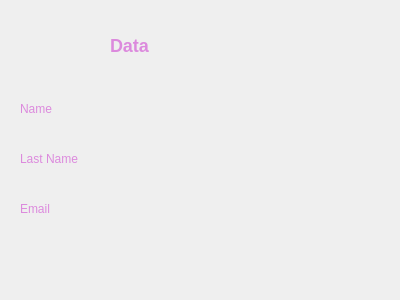
<?xml version="1.0" encoding="UTF-8"?>
<ui version="4.0">
 <class>Data_Personal</class>
 <widget class="QDialog" name="Data_Personal">
  <property name="geometry">
   <rect>
    <x>0</x>
    <y>0</y>
    <width>400</width>
    <height>300</height>
   </rect>
  </property>
  <property name="windowTitle">
   <string>Dialog</string>
  </property>
  <widget class="QLabel" name="label">
   <property name="geometry">
    <rect>
     <x>110</x>
     <y>30</y>
     <width>81</width>
     <height>31</height>
    </rect>
   </property>
   <property name="text">
    <string>&lt;html&gt;&lt;head/&gt;&lt;body&gt;&lt;h2 style=&quot; margin-top:16px; margin-bottom:12px; margin-left:0px; margin-right:0px; -qt-block-indent:0; text-indent:0px;&quot;&gt;&lt;span style=&quot; font-size:x-large; font-weight:700; color:#dc8add;&quot;&gt;Data&lt;/span&gt;&lt;/h2&gt;&lt;/body&gt;&lt;/html&gt;</string>
   </property>
  </widget>
  <widget class="QLabel" name="labbel_name">
   <property name="geometry">
    <rect>
     <x>110</x>
     <y>100</y>
     <width>231</width>
     <height>18</height>
    </rect>
   </property>
   <property name="text">
    <string/>
   </property>
  </widget>
  <widget class="QLabel" name="label_last_name">
   <property name="geometry">
    <rect>
     <x>110</x>
     <y>150</y>
     <width>231</width>
     <height>18</height>
    </rect>
   </property>
   <property name="text">
    <string/>
   </property>
  </widget>
  <widget class="QLabel" name="label_email">
   <property name="geometry">
    <rect>
     <x>110</x>
     <y>200</y>
     <width>241</width>
     <height>18</height>
    </rect>
   </property>
   <property name="text">
    <string/>
   </property>
  </widget>
  <widget class="QLabel" name="label_2">
   <property name="geometry">
    <rect>
     <x>20</x>
     <y>100</y>
     <width>57</width>
     <height>18</height>
    </rect>
   </property>
   <property name="text">
    <string>&lt;html&gt;&lt;head/&gt;&lt;body&gt;&lt;p&gt;&lt;span style=&quot; color:#dc8add;&quot;&gt;Name&lt;/span&gt;&lt;/p&gt;&lt;/body&gt;&lt;/html&gt;</string>
   </property>
  </widget>
  <widget class="QLabel" name="label_3">
   <property name="geometry">
    <rect>
     <x>20</x>
     <y>150</y>
     <width>71</width>
     <height>18</height>
    </rect>
   </property>
   <property name="text">
    <string>&lt;html&gt;&lt;head/&gt;&lt;body&gt;&lt;p&gt;&lt;span style=&quot; color:#dc8add;&quot;&gt;Last Name&lt;/span&gt;&lt;/p&gt;&lt;/body&gt;&lt;/html&gt;</string>
   </property>
  </widget>
  <widget class="QLabel" name="label_4">
   <property name="geometry">
    <rect>
     <x>20</x>
     <y>200</y>
     <width>71</width>
     <height>18</height>
    </rect>
   </property>
   <property name="text">
    <string>&lt;html&gt;&lt;head/&gt;&lt;body&gt;&lt;p&gt;&lt;span style=&quot; color:#dc8add;&quot;&gt;Email&lt;/span&gt;&lt;/p&gt;&lt;/body&gt;&lt;/html&gt;</string>
   </property>
  </widget>
 </widget>
 <resources/>
 <connections/>
</ui>
